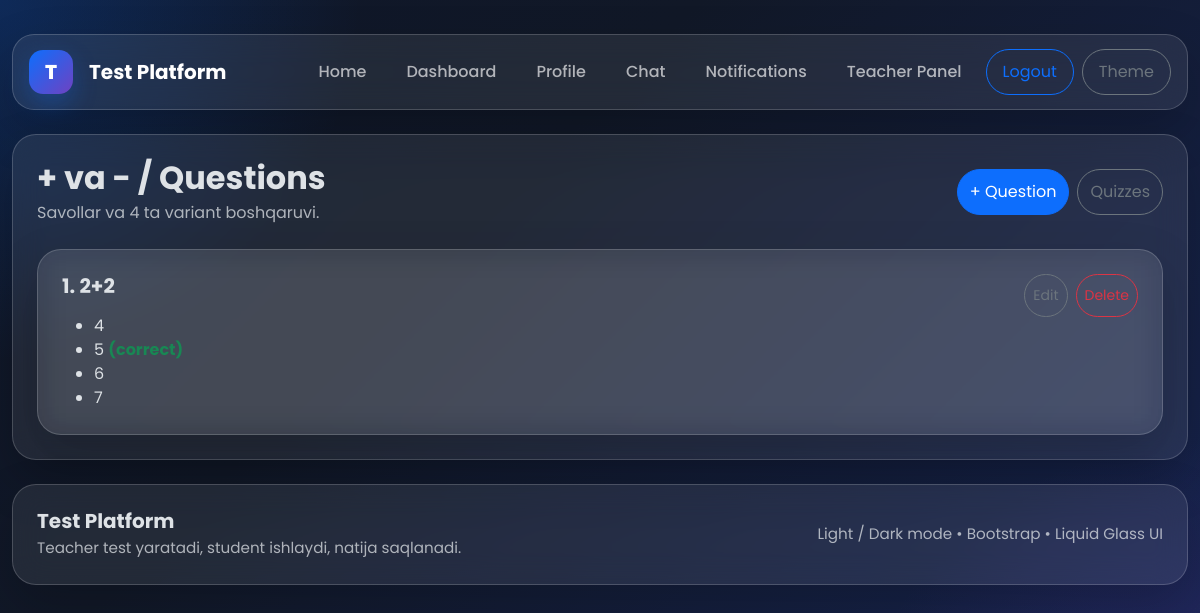
The app's page /quiz/teacher/quizzes/4/questions/ (signed in) with its own data.
### quiz/models.py (models this page shows, shortened)
class Quiz(models.Model):
    STATUS_CHOICES = (
        ('draft', 'Draft'),
        ('published', 'Published'),
        ('archived', 'Archived'),
    )
    DIFFICULTY_CHOICES = (
        ('easy', 'Easy'),
        ('medium', 'Medium'),
        ('hard', 'Hard'),
    )
    subject = models.ForeignKey(Subject, on_delete=models.CASCADE, related_name='quizzes')
    title = models.CharField(max_length=255)
    description = models.TextField(blank=True, null=True)
    duration_minutes = models.PositiveIntegerField(default=10)
    pass_percentage = models.PositiveIntegerField(default=60)
    status = models.CharField(max_length=20, choices=STATUS_CHOICES, default='draft')
    difficulty = models.CharField(max_length=20, choices=DIFFICULTY_CHOICES, default='medium')
    randomize_questions = models.BooleanField(default=False)
    randomize_choices = models.BooleanField(default=False)
    created_by = models.ForeignKey(
        settings.AUTH_USER_MODEL,
        on_delete=models.CASCADE,
        related_name='teacher_quizzes'
    )
    created_at = models.DateTimeField(auto_now_add=True)
    class Meta:
        ordering = ['-created_at']

class Question(models.Model):
    quiz = models.ForeignKey(Quiz, on_delete=models.CASCADE, related_name='questions')
    text = models.CharField(max_length=500)
    image = models.ImageField(upload_to='question_images/', blank=True, null=True)
    explanation = models.TextField(blank=True, null=True)
    order = models.PositiveIntegerField(default=1)
    class Meta:
        ordering = ['order', 'id']

class Choice(models.Model):
    question = models.ForeignKey(Question, on_delete=models.CASCADE, related_name='choices')
    text = models.CharField(max_length=255)
    is_correct = models.BooleanField(default=False)

### quiz/views.py (the view)
    @login_required
    def wrapper(request, *args, **kwargs):
        if request.user.role != "teacher":
            messages.error(request, "Bu bo‘lim faqat teacher uchun.")
            return redirect("dashboard")
        return view_func(request, *args, **kwargs)

### quiz/views.py (called while the page is built)
def paginate_queryset(request, queryset, per_page=8):
    paginator = Paginator(queryset, per_page)
    page_number = request.GET.get("page")
    return paginator.get_page(page_number)

def teacher_required(view_func):
    @login_required
    def wrapper(request, *args, **kwargs):
        if request.user.role != "teacher":
            messages.error(request, "Bu bo‘lim faqat teacher uchun.")
            return redirect("dashboard")
        return view_func(request, *args, **kwargs)
    return wrapper

@teacher_required
def teacher_question_list_view(request, quiz_id):
    quiz = get_object_or_404(Quiz, id=quiz_id, created_by=request.user)
    questions = quiz.questions.prefetch_related("choices").all()
    page_obj = paginate_queryset(request, questions, 8)
    return render(
        request,
        "quiz/teacher_question_list.html",
        {
            "quiz": quiz,
            "page_obj": page_obj,
        },
    )

### templates/quiz/teacher_question_list.html (shortened to what this page needs)
{% extends 'base.html' %}
{% block content %}
<div class="glass main-card p-4">
    <div class="d-flex justify-content-between align-items-center mb-4 flex-wrap gap-2">
        <div>
            <h2 class="fw-bold mb-1">{{ quiz.title }} / Questions</h2>
            <div class="opacity-75">Savollar va 4 ta variant boshqaruvi.</div>
        </div>
        <div class="d-flex gap-2">
            <a href="{% url 'teacher_question_create' quiz.id %}"
               class="btn btn-primary rounded-pill">
                + Question
            </a>
            <a href="{% url 'teacher_quiz_list' quiz.subject.id %}"
               class="btn btn-outline-secondary rounded-pill">
                Quizzes
            </a>
        </div>
    </div>
    <div class="row g-4">
        {% for question in page_obj %}
            <div class="col-12">
                <div class="glass main-card p-4">
                    <div class="d-flex justify-content-between align-items-start flex-wrap gap-3">
                        <div>
                            <h5 class="fw-bold">{{ question.order }}. {{ question.text }}</h5>
                            <ul class="mb-0 mt-3">
                                {% for choice in question.choices.all %}
                                    <li>
                                        {{ choice.text }}
                                        {% if choice.is_correct %}
                                            <strong class="text-success">(correct)</strong>
                                        {% endif %}
                                    </li>
                                {% endfor %}
                            </ul>
                        </div>
                        <div class="d-flex gap-2 flex-wrap">
                            <a href="{% url 'teacher_question_edit' question.id %}"
                               class="btn btn-outline-secondary rounded-pill btn-sm">
                                Edit
                            </a>
                            <a href="{% url 'teacher_question_delete' question.id %}"
                               class="btn btn-outline-danger rounded-pill btn-sm">
                                Delete
                            </a>
                        </div>
                    </div>
                </div>
            </div>
        {% empty %}
            <div class="col-12">
                <div class="alert alert-info rounded-4">Savol yo‘q.</div>
            </div>
        {% endfor %}
    </div>
</div>
{% endblock %}

### templates/base.html (style rules this page uses)
:root { --glass-bg: rgba(255, 255, 255, 0.08); --glass-bg-strong: rgba(255, 255, 255, 0.12); --glass-border: rgba(255, 255, 255, 0.18); --glass-shadow: 0 20px 50px rgba(0, 0, 0, 0.18); --dark-bg-1: #0f172a; --dark-bg-2: #111827; --dark-bg-3: #172554; --light-bg-1: #f5f7ff; --light-bg-2: #eef3ff; --light-bg-3: #f9fbff; }
* { box-sizing: border-box; }
html, body { min-height: 100%; }
body { font-family: 'Poppins', sans-serif; background: radial-gradient(circle at top left, rgba(13, 110, 253, 0.22), transparent 25%), radial-gradient(circle at bottom right, rgba(111, 66, 193, 0.22), transparent 25%), linear-gradient(135deg, var(--dark-bg-1), var(--dark-bg-2) 35%, var(--dark-bg-3) 100%); background-attachment: fixed; transition: background .25s ease, color .25s ease; }
.glass { background: var(--glass-bg); border: 1px solid var(--glass-border); backdrop-filter: blur(16px); -webkit-backdrop-filter: blur(16px); box-shadow: var(--glass-shadow); }
.main-card { border-radius: 24px; }
.btn.rounded-pill { padding-top: 10px; padding-bottom: 10px; }

### records on screen
Quiz: title "+ va -"
Question: order "1", text "2+2"
Choice: text "4"
Choice: text "5", is_correct "(correct)"
Choice: text "6"
Choice: text "7"
